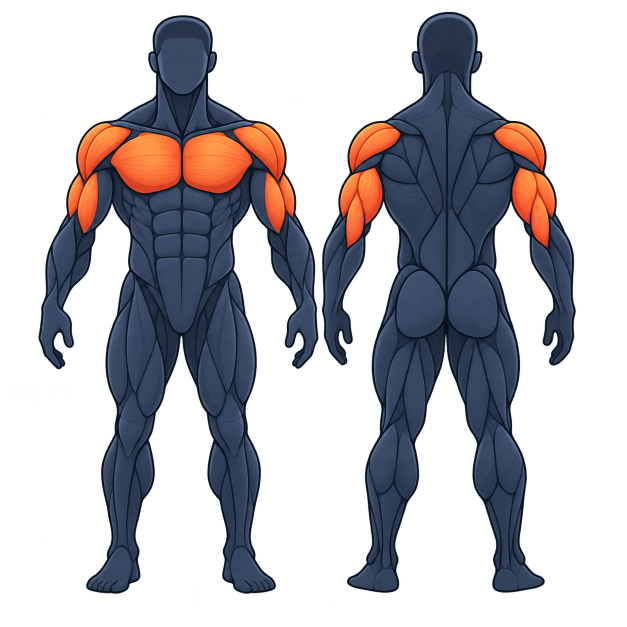
#> input picture design/day-figures/source/push.png, 1254 x 1254 px (shown at 1/2 size)
$ python build.py
#> lines starting #> are read from the running program, lines starting #| are printed output that depends on the picture; after the words box and inside, x2 and y2 are one past the last pixel; in counts of white or black regions, pixels touching at a corner belong together
### design/day-figures/derive.py
#!/usr/bin/env python3
"""
Draws the training-day figures that were not supplied, from the one that was.

    python3 design/day-figures/derive.py <outDir>   # writes <split>.png masters and a region map for inspection
    (build.py imports it for any split whose master is not in source/)

The supplied Push master (source/push.png) is a front and a back figure drawn as outlined muscle
panels: navy panels, dark outlines, and Push's muscles painted orange. Every other day is the same
drawing with that day's muscles painted instead, so all the figures are one piece of artwork:

  1. Panels. The outlines are the dark pixels (luminance under 40, not orange). They are thickened
     by 2 px to close the hairline gaps where two strokes nearly meet, and what is left is labelled
     into panels, orange and navy apart (the front triceps is orange beside a navy biceps with only
     a faint line between them). Each visible pixel then belongs to its nearest panel, so a panel
     owns its share of the outline band and its anti-aliased edge.
  2. Muscles. Each muscle below is a list of points on the master that fall inside its panels, so
     the mapping reads as anatomy and fails loudly if the artwork changes under it.
  3. A blank figure. Push's orange panels are repainted navy: navy's own shading (lighter at the
     top), with the orange's fine fibre detail kept faintly.
  4. A day. Its panels are painted orange on the blank figure. A panel Push already painted keeps
     the supplied pixels exactly. Any other is shaded as the supplied orange panels are (a fit to
     them: lightest in the middle and towards the top, darker at the lower edge, with fine fibre
     streaks along the panel's long axis, and the artist's own shading of the navy panel carried
     through), mapped through the supplied orange's own colours. The outline is kept: an edge
     pixel mixes the outline colour and the new fill in the proportion the original mixed outline
     and navy, weighted towards the outline so the edge stays crisp. A faint stroke inside a panel
     darkens the orange instead of cutting it, and a few-pixel navy speck left where outlines meet
     takes the outline colour.

Nothing is generated or traced from anywhere else; a day shows exactly the panels listed for it.
Needs Pillow, numpy and scipy.
"""
from __future__ import annotations

import sys
from pathlib import Path

import numpy as np
from PIL import Image
from scipy import ndimage as ndi

ROOT = Path(__file__).resolve().parents[2]
MASTER = ROOT / "design" / "day-figures" / "source" / "push.png"

OUTLINE_LUMINANCE = 40
GAP = 2
# How far past a panel's inner edge its repaint reaches: the anti-aliased rim and no further.
EDGE = 2
MIN_PANEL = 60
OUTLINE_RGB = np.array([8.0, 18.0, 33.0])
MASTER_WIDTH = 1254

# Points (x, y) on the 1254 x 1254 master inside each muscle's panels: the front figure is left of
# x = 627, the back figure right of it. Left and right sides are listed separately.
MUSCLES: dict[str, list[tuple[int, int]]] = {
    # Front figure
    "upper trapezius (front)": [(285, 228), (445, 228)],
    "front deltoid": [(200, 292), (528, 292)],
    "pectorals": [(300, 326), (430, 326)],
    "triceps (front)": [(169, 401), (555, 401)],
    "biceps": [(207, 383), (520, 383)],
    "forearms (front)": [(131, 503), (166, 535), (172, 486), (106, 547), (132, 583), (595, 502), (567, 535), (555, 487), (598, 584), (620, 549)],
    "rectus abdominis": [(333, 401), (396, 401), (336, 445), (393, 445), (341, 491), (394, 491), (367, 578)],
    "serratus anterior": [(286, 454), (441, 454), (257, 392), (472, 392), (256, 415), (472, 415)],
    # The narrow strip down the side of the torso from the armpit, outside the serratus.
    "latissimus dorsi (front)": [(240, 406), (487, 407)],
    "external obliques (front)": [(286, 527), (449, 527)],
    # The tensor fasciae latae on the outer hip and the long adductor strips of the inner thigh.
    # The four slivers at the groin are in deep shadow and too small to paint cleanly.
    "hip flexors and adductors": [(259, 580), (475, 580), (328, 667), (348, 694), (407, 667), (387, 705)],
    "quadriceps": [(283, 676), (241, 714), (309, 768), (451, 676), (493, 714), (425, 768)],
    "calves (front)": [(223, 937), (295, 938), (271, 1027), (510, 936), (439, 938), (462, 1027)],
    # Back figure
    # Both halves and the small pieces at the shoulder; the groove at the nape between them stays a recess.
    "trapezius": [(861, 251), (923, 251), (810, 255), (981, 255)],
    "lower trapezius": [(860, 364), (931, 364)],
    "rear deltoid": [(745, 285), (1045, 285)],
    # Infraspinatus and teres over the shoulder blade, and the teres lens under the rear deltoid
    # that Push leaves navy (neither deltoid nor triceps).
    "rotator cuff and teres": [(828, 300), (963, 300), (798, 300), (993, 300), (795, 339), (996, 339), (739, 325), (1048, 325)],
    "latissimus dorsi": [(820, 420), (971, 420)],
    "erector spinae": [(872, 500), (917, 500)],
    "external obliques (back)": [(815, 504), (982, 505)],
    "triceps (back)": [(722, 402), (1069, 403)],
    "forearms (back)": [(669, 486), (685, 580), (1124, 487), (1114, 583)],
    "gluteus medius": [(801, 567), (991, 566)],
    "gluteus maximus": [(845, 611), (951, 611)],
    # The outer thigh from behind: vastus lateralis under the iliotibial band.
    "quadriceps (back)": [(769, 707), (1015, 706)],
    "hamstrings": [(799, 754), (835, 790), (859, 729), (802, 821), (995, 754), (959, 790), (934, 729), (991, 822)],
    "calves (back)": [(773, 921), (816, 925), (782, 1036), (754, 1010), (790, 1061), (976, 934), (1017, 915), (1010, 1036), (1038, 1010), (990, 1040)],
}

# The back forearm's panel runs on into the hand: it stops at the wrist, fading over FADE px.
LIMITS: dict[str, int] = {"forearms (back)": 612}
FADE = 6
# A calf panel that narrows into the Achilles or an ankle tendon (runs on TAPER_TAIL px or more
# past where it is half as wide as at its widest) stops there, fading over TAPER_FADE px. A
# teardrop head that ends at its own outline is left whole.
TAPERED = {"calves (back)", "calves (front)"}
TAPER_WIDTH = 0.5
TAPER_TAIL = 20
TAPER_FADE = 28

# Fibre direction where the panel's long axis is not it, for the figure's left-hand panels
# (mirrored on the right): the trapezius runs from the spine out to the shoulder, the gluteus
# maximus down and out from the sacrum, the rectus abdominis and erectors straight up and down.
FIBRES: dict[str, tuple[float, float]] = {"trapezius": (-1.0, 0.45), "gluteus maximus": (-0.82, 0.57), "rectus abdominis": (0.0, 1.0), "erector spinae": (0.0, 1.0)}
# Each figure's midline on the master, for mirroring.
MIDLINES = (363, 892)

# What the supplied Push master paints: these panels keep the supplied pixels on any day that shows
# them, and the blank figure repaints them navy.
PUSH = ["front deltoid", "pectorals", "triceps (front)", "rear deltoid", "triceps (back)"]

# Each day's muscles, from the words in client/src/lib/dayFigures.ts.
DAYS: dict[str, list[str]] = {
    # Lats · traps and mid-back · rear delts · biceps
    "pull": ["latissimus dorsi", "latissimus dorsi (front)", "trapezius", "upper trapezius (front)", "lower trapezius", "rotator cuff and teres", "rear deltoid", "biceps"],
    # Quads · glutes · hamstrings · calves
    # (Lower trains these too, and Home shows it this figure.)
    "legs": ["quadriceps", "quadriceps (back)", "gluteus maximus", "gluteus medius", "hamstrings", "calves (front)", "calves (back)"],
    # Chest · shoulders · arms · upper back · abs
    "upper": ["pectorals", "front deltoid", "rear deltoid", "triceps (front)", "triceps (back)", "biceps", "trapezius", "upper trapezius (front)", "lower trapezius", "rotator cuff and teres", "latissimus dorsi", "latissimus dorsi (front)", "rectus abdominis"],
    # Obliques and core · hips · glutes · posterior chain · shoulder stabilisation
    "sport-transfer": ["external obliques (front)", "external obliques (back)", "rectus abdominis", "hip flexors and adductors", "gluteus medius", "gluteus maximus", "erector spinae", "hamstrings", "rotator cuff and teres", "lower trapezius", "serratus anterior"],
    # Chest · back · shoulders · arms · core · legs: every listed muscle but the forearms
    "full-body": [name for name in MUSCLES if not name.startswith("forearms")],
}


def luminance(rgb: np.ndarray) -> np.ndarray:
    return 0.299 * rgb[..., 0] + 0.587 * rgb[..., 1] + 0.114 * rgb[..., 2]


def disk(radius: int) -> np.ndarray:
    y, x = np.mgrid[-radius:radius + 1, -radius:radius + 1]
    return x * x + y * y <= radius * radius


class Figure:
    def __init__(self, master: Path = MASTER):
        self.rgba = np.asarray(Image.open(master).convert("RGBA")).astype(float)
        rgb, alpha = self.rgba[..., :3], self.rgba[..., 3]
        self.lum = luminance(rgb)
        self.orange = (rgb[..., 0] > rgb[..., 2] + 50) & (rgb[..., 0] > 120)
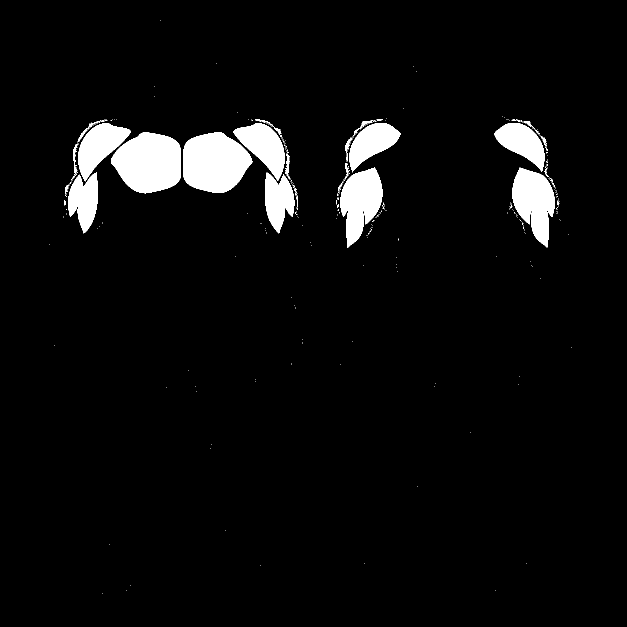
#> self.orange: shape (1254, 1254) bool (shown at 1/2 size); 4.9% white; 358 white regions (331 under 20 px), largest, box (x1, y1, x2, y2) and area: (222, 265, 362, 387) 12955, (366, 265, 505, 386) 12766, (1025, 335, 1110, 495) 8366
        dark = (alpha > 200) & ~self.orange & (self.lum < OUTLINE_LUMINANCE)
#> dark: shape (1254, 1254) bool; 6.5% white; 66 white regions (63 under 20 px), largest, box (x1, y1, x2, y2) and area: (78, 31, 636, 1187) 52589, (644, 24, 1151, 1185) 49448, (351, 672, 355, 681) 26
        core = (alpha > 200) & ~ndi.binary_dilation(dark, structure=disk(GAP))
#> core: shape (1254, 1254) bool; 25.1% white; 185 white regions (30 under 20 px), largest, box (x1, y1, x2, y2) and area: (311, 36, 419, 186) 12755, (223, 266, 361, 385) 12368, (368, 266, 503, 385) 12178
        lo, no = ndi.label(core & self.orange)
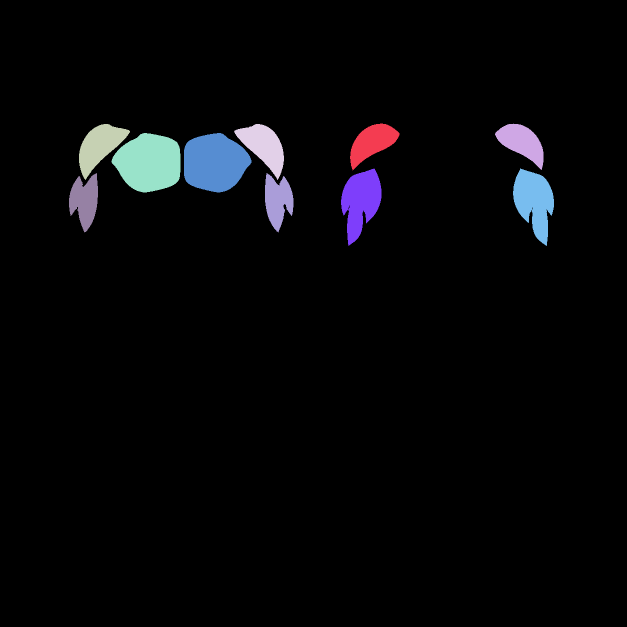
#> lo: shape (1254, 1254) int32 (shown at 1/2 size); 11 distinct labels, from 0 to 10; one colour per label, 0 black
#> no = 10
        ln, _ = ndi.label(core & ~self.orange)
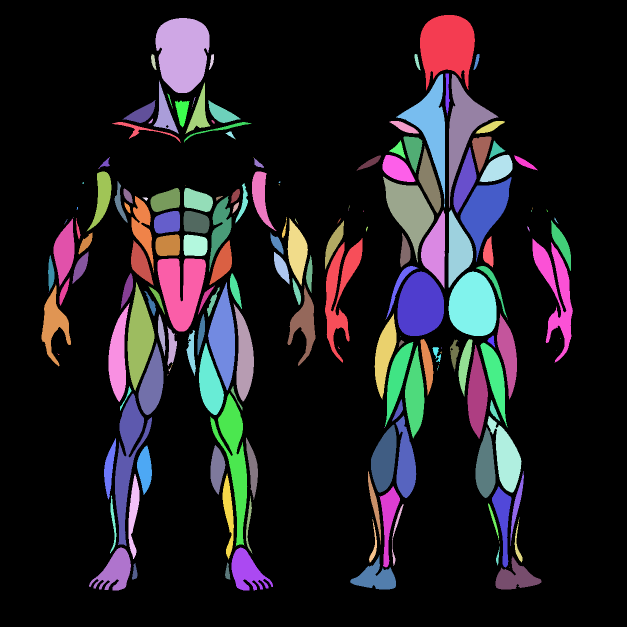
#> ln: shape (1254, 1254) int32 (shown at 1/2 size); 233 distinct labels, from 0 to 232; one colour per label, 0 black
        lab = np.where(lo > 0, lo, np.where(ln > 0, ln + no, 0))
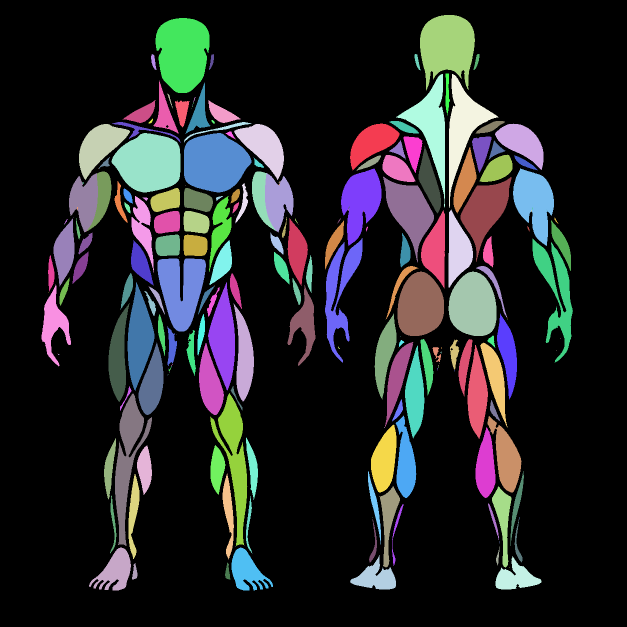
#> lab: shape (1254, 1254) int32 (shown at 1/2 size); 243 distinct labels, from 0 to 242; one colour per label, 0 black
        sizes = np.bincount(lab.ravel())
#> sizes = 243 values, max 1177577 at index 0, min 1 at index 26, mean 6471.3
        lab[sizes[lab] < MIN_PANEL] = 0
#> lab: shape (1254, 1254) int32; 151 distinct labels, from 0 to 240
        self.core = lab
        # Every visible pixel joins its nearest panel; a panel repaints only its own edge band,
        # never the wider shadows and outlines beyond it.
        distance, (iy, ix) = ndi.distance_transform_edt(lab == 0, return_indices=True)
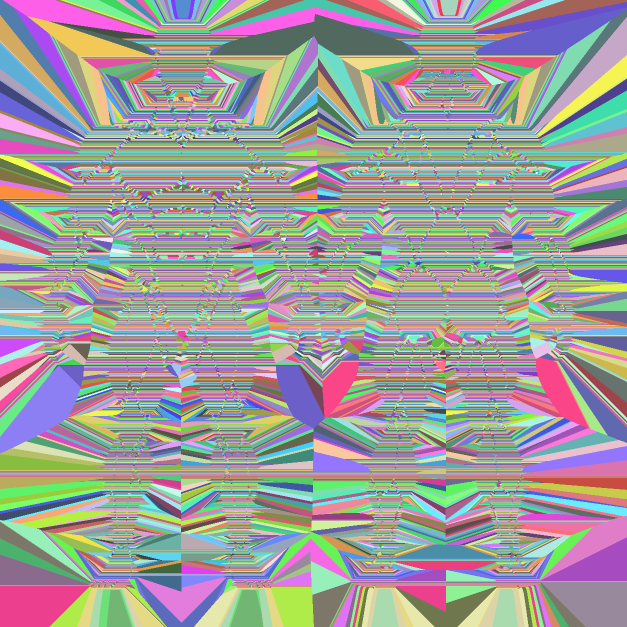
#> iy: shape (1254, 1254) int32 (shown at 1/2 size); 1151 distinct labels, from 30 to 1180; one colour per label, 0 black
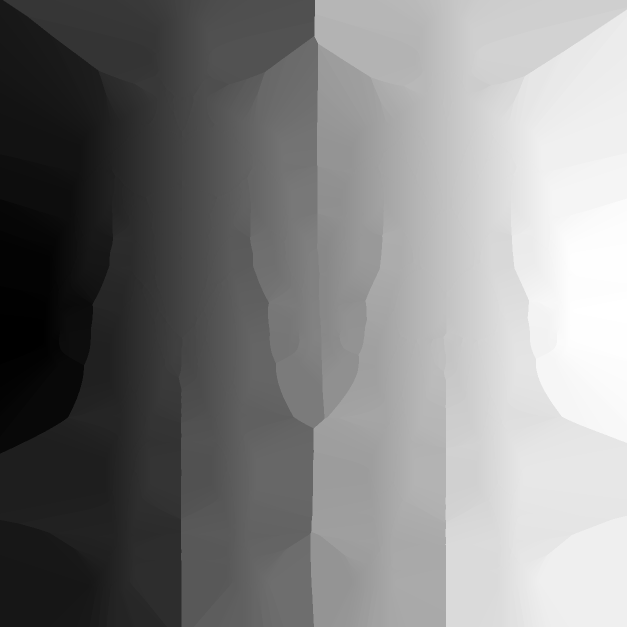
#> ix: shape (1254, 1254) int32 (shown at 1/2 size); min 83, max 1145, mean 625.6; drawn with min black and max white
        self.nearest = (iy, ix)
        self.full = np.where(alpha > 0, lab[iy, ix], 0)
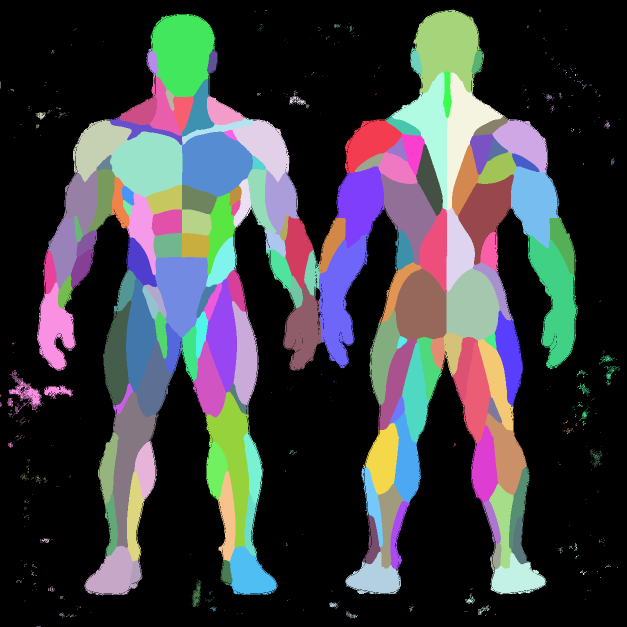
#> self.full: shape (1254, 1254) int32 (shown at 1/2 size); 151 distinct labels, from 0 to 240; one colour per label, 0 black
        self.band = (alpha > 0) & (distance <= GAP + EDGE)
#> self.band: shape (1254, 1254) bool; 34.1% white; 2 white regions, box (x1, y1, x2, y2) and area: (79, 32, 635, 1185) 271569, (646, 26, 1150, 1183) 264144
#> (the rest of the program and of its run is left out)
